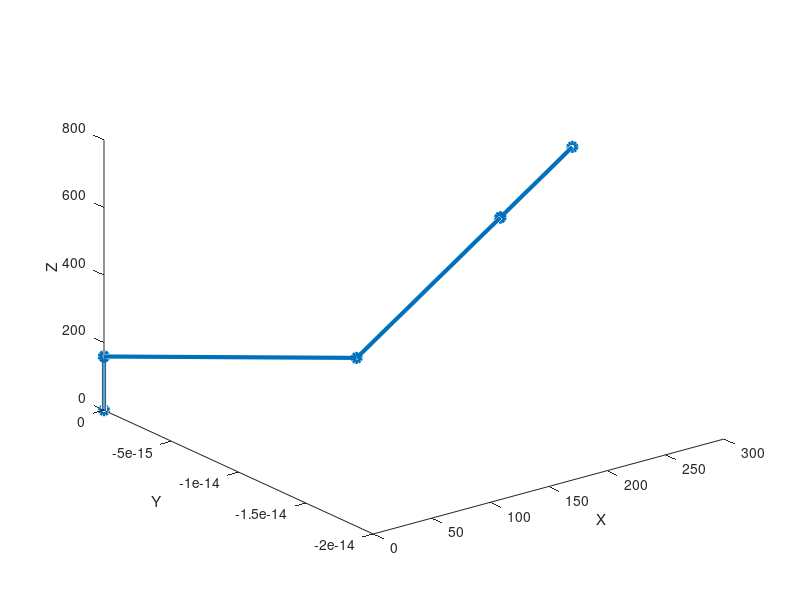

MATLAB code to generate this figure: (Note: this script raises an error after producing the figure.)
%Robot parameters
alpha = [0 -pi/2 0 -pi/2 pi/2 -pi/2];
d = [0 0 265.69 30 0 0];
theta = [0 -1.4576453 -0.898549163 0 0 180];
r = [159 0 0 258 0 123];
v_max = [3.3 3.3 3.3 3.3 3.2 3.2];
a_max = [30 30 30 30 30 30];
qi = [-pi; -pi/2; -pi/2; -pi; -pi/2; -pi];
qf = [pi; pi/2; 3*pi/4; pi; pi/2; pi];
robot = [v_max' a_max'];

%Variables used
T = zeros(4,4,length(alpha));
X = zeros(1,length(alpha)+1);
Y = zeros(1,length(alpha)+1);
Z = zeros(1,length(alpha)+1);
I = zeros(3,1,length(alpha)+1);
J = zeros(3,1,length(alpha)+1);
K = zeros(3,1,length(alpha)+1);
TF = 1;
Rot = zeros(3,3,length(alpha));

%Calculating the transformation matrices
for i = 1:length(alpha)
    T(:,:,i) = [cos(theta(i)) -sin(theta(i)) 0 d(i);
                cos(alpha(i))*sin(theta(i)) cos(alpha(i))*cos(theta(i)) -sin(alpha(i)) -r(i)*sin(alpha(i));
                sin(alpha(i))*sin(theta(i)) sin(alpha(i))*cos(theta(i)) cos(alpha(i)) r(i)*cos(alpha(i));
                0 0 0 1];
    TF = TF*T(:,:,i);
    Rot(:,:,i) = TF(1:3,1:3);
    X(1,i+1) = TF(1,4);
    Y(1,i+1) = TF(2,4);
    Z(1,i+1) = TF(3,4);
    I(:,:,i+1) = Rot(:,1,i); %Points for plotting each articulation axis
    J(:,:,i+1) = Rot(:,2,i);
    K(:,:,i+1) = Rot(:,3,i);
end

%Plotting the robot arms with the articulations 
X(1,1) = 0;
Y(1,1) = 0;
Z(1,1) = 0;
plot3(X,Y,Z,'-o','LineWidth',3)
xlabel('X')
ylabel('Y')
zlabel('Z')
hAxis=gca;
hAxis.XRuler.FirstCrossoverValue  = 0; % X crossover with Y axis
hAxis.XRuler.SecondCrossoverValue  = 0; % X crossover with Z axis
hAxis.YRuler.FirstCrossoverValue  = 0; % Y crossover with X axis
hAxis.ZRuler.FirstCrossoverValue  = 0; % Z crossover with X axis
axis([-800 800 -800 800 0 800])
grid
hold on

%Plotting each articulation axis
I(:,:,1) = [1; 0; 0]; 
J(:,:,1) = [0; 1; 0];
K(:,:,1) = [0; 0; 1];
for j = 1:length(X)
    quiver3(X(:,j), Y(:,j), Z(:,j), I(1,:,j), J(1,:,j), K(1,:,j), 100, 'Color','r');
    quiver3(X(:,j), Y(:,j), Z(:,j), I(2,:,j), J(2,:,j), K(2,:,j), 100, 'Color','g');
    quiver3(X(:,j), Y(:,j), Z(:,j), I(3,:,j), J(3,:,j), K(3,:,j), 100, 'Color','b');
end

%Jacobienne
qtheta = [0.143019, -0.109465, -0.011994, -1.1788, -0.154233, 0.93555, 0.264868];
P = [-0.3668886207137053 -0.03791609269591508 0.8634137719059174]';
Jac = Jacobbienne(qtheta,P);

%Commande par Loi Trapeze
duree = 0;
Trapeze = CalculeTrapeze(robot,qi,qf,duree);
Q = CalculeQ(robot,Trapeze,2.15);

%Plot de la position Q en fonction du temps
t = linspace(0,4,1000);
Qt = CalculeQ(robot,Trapeze,t);
P = squeeze(Qt(1,1,:));
figure
plot(t,P)
